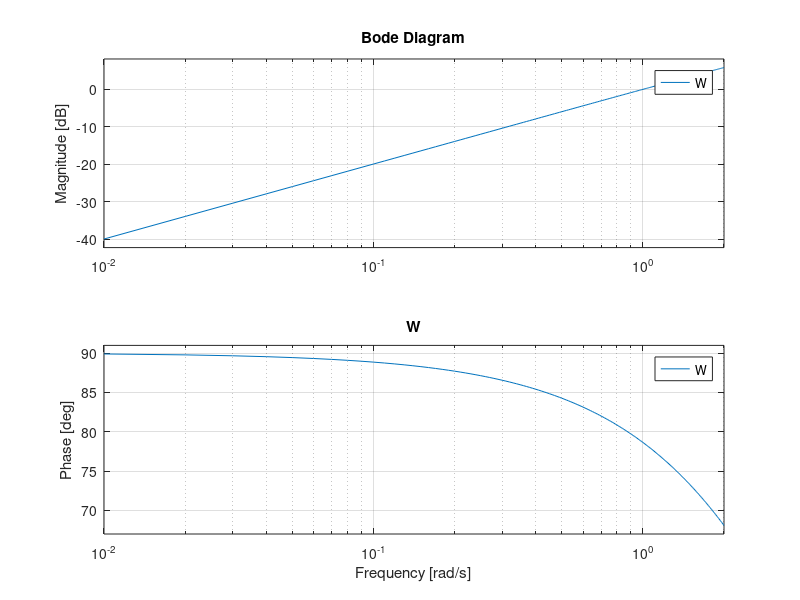
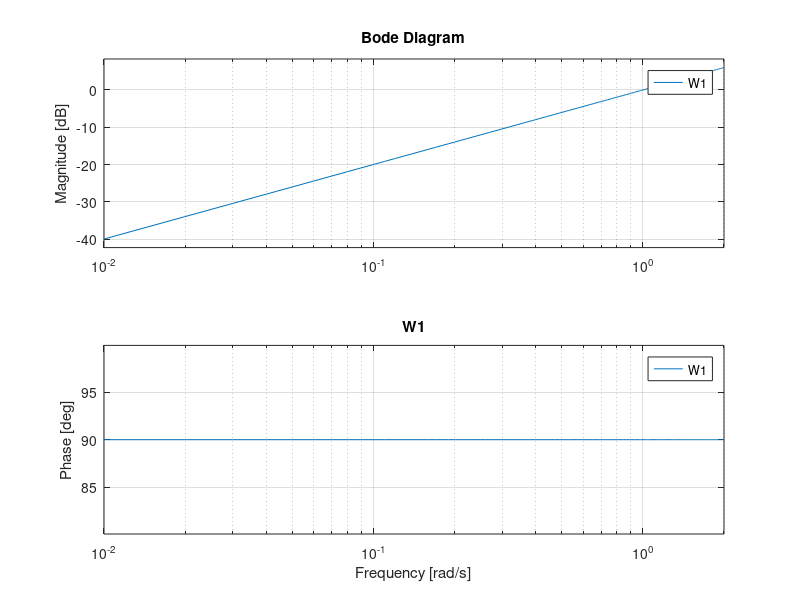
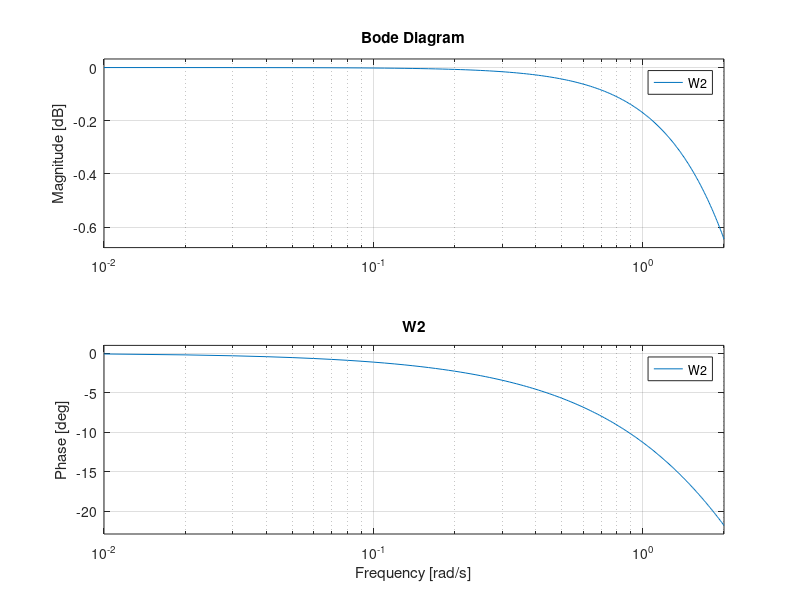
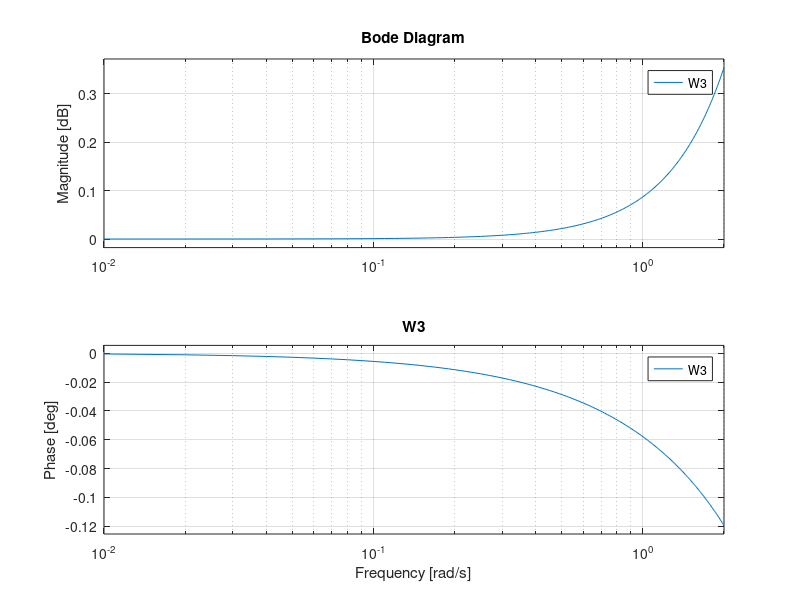

The MATLAB script that drew these images, in order:
W1 = tf([1 0], [0 1])
W2 = tf([0 1], [0.2 1])
W3 = tf([0 1], [0.01 0.001 1])

W= W1*W2*W3;

figure
grid on
bode(W,0.01:0.01:2)
title('W')

figure
bode(W1,0.01:0.01:2)
grid on
title('W1')

figure
bode(W2,0.01:0.01:2)
grid on
title('W2')

figure
bode(W3,0.01:0.01:2)
grid on
title('W3')
